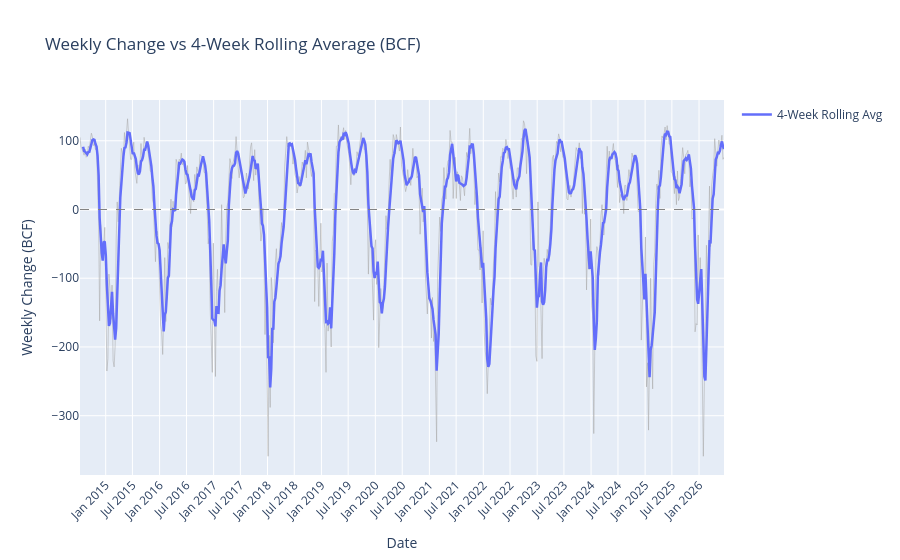

The notebook cell this image was saved under:
### Code cell
# rolling average (4 week) overlaid on raw weekly change (smoothing for visual clarity)
plot_df = storage.sort_values('date').copy()
plot_df['rolling_4_week'] = plot_df['weekly_change_bcf'].rolling(window=4).mean()
fig6 = px.line(
    plot_df,
    x='date',
    y='weekly_change_bcf',
    title='Weekly Change vs 4-Week Rolling Average (BCF)',
    labels={'date': 'Date', 'weekly_change_bcf': 'Weekly Change (BCF)'},
)
fig6.update_traces(
    name='Weekly Change',
    line=dict(color='darkgray', width=1),
    opacity=0.55,
)
fig6.add_scatter(
    x=plot_df['date'],
    y=plot_df['rolling_4_week'],
    mode='lines',
    name='4-Week Rolling Avg',
    line=dict(color='#636efa', width=2.5),
)
fig6.add_hline(y=0, line_dash='dash', line_color='gray', line_width=1)
fig6.update_xaxes(tickformat='%b %Y', dtick='M6', tickangle=-45)
fig6.show()

### Figure 1 — Plotly figure (JSON) as saved in the notebook; plotly's stock layout.template omitted (floating-point values rounded to 4 significant figures; data arrays with more than 128 entries replaced by an {"elided": "..."} marker saying what was removed)
{"data": [{"hovertemplate": "Date=%{x}<br>Weekly Change (BCF)=%{y}<extra></extra>", "legendgroup": "", "line": {"color": "darkgray", "dash": "solid", "width": 1}, "marker": {"symbol": "circle"}, "mode": "lines", "name": "Weekly Change", "opacity": 0.55, "orientation": "v", "showlegend": false, "type": "scatter", "x": {"elided": "624 str values"}, "xaxis": "x", "y": {"elided": "624 float values"}, "yaxis": "y"}, {"line": {"color": "#636efa", "width": 2.5}, "mode": "lines", "name": "4-Week Rolling Avg", "type": "scatter", "x": {"elided": "624 str values"}, "y": {"elided": "624 float values"}}], "layout": {"legend": {"tracegroupgap": 0}, "shapes": [{"line": {"color": "gray", "dash": "dash", "width": 1}, "type": "line", "x0": 0, "x1": 1, "xref": "x domain", "y0": 0, "y1": 0, "yref": "y"}], "title": {"text": "Weekly Change vs 4-Week Rolling Average (BCF)"}, "xaxis": {"anchor": "y", "domain": [0, 1], "dtick": "M6", "tickangle": -45, "tickformat": "%b %Y", "title": {"text": "Date"}}, "yaxis": {"anchor": "x", "domain": [0, 1], "title": {"text": "Weekly Change (BCF)"}}}}
